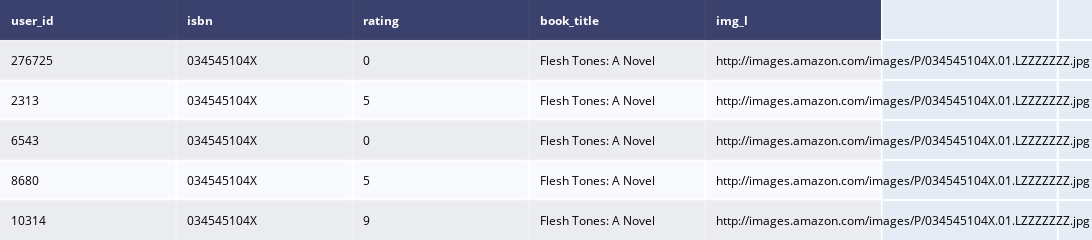

Here is the notebook cell this chart was saved with:
### Code cell
dat = ff.create_table(df.head())
dat.update_layout(autosize=False,height=200,width=2300)

### Figure 1 — Plotly figure (JSON) as saved in the notebook; plotly's stock layout.template omitted (floating-point values rounded to 4 significant figures)
{"data": [{"colorscale": [[0, "#00083e"], [0.5, "#ededee"], [1, "#ffffff"]], "hoverinfo": "none", "opacity": 0.75, "showscale": false, "type": "heatmap", "z": [[0, 0, 0, 0, 0], [0.5, 0.5, 0.5, 0.5, 0.5], [1, 1, 1, 1, 1], [0.5, 0.5, 0.5, 0.5, 0.5], [1, 1, 1, 1, 1], [0.5, 0.5, 0.5, 0.5, 0.5]]}], "layout": {"annotations": [{"align": "left", "font": {"color": "#ffffff"}, "showarrow": false, "text": "<b>user_id</b>", "x": -0.45, "xanchor": "left", "xref": "x", "y": 0, "yref": "y"}, {"align": "left", "font": {"color": "#ffffff"}, "showarrow": false, "text": "<b>isbn</b>", "x": 0.55, "xanchor": "left", "xref": "x", "y": 0, "yref": "y"}, {"align": "left", "font": {"color": "#ffffff"}, "showarrow": false, "text": "<b>rating</b>", "x": 1.55, "xanchor": "left", "xref": "x", "y": 0, "yref": "y"}, {"align": "left", "font": {"color": "#ffffff"}, "showarrow": false, "text": "<b>book_title</b>", "x": 2.55, "xanchor": "left", "xref": "x", "y": 0, "yref": "y"}, {"align": "left", "font": {"color": "#ffffff"}, "showarrow": false, "text": "<b>img_l</b>", "x": 3.55, "xanchor": "left", "xref": "x", "y": 0, "yref": "y"}, {"align": "left", "font": {"color": "#000000"}, "showarrow": false, "text": "276725", "x": -0.45, "xanchor": "left", "xref": "x", "y": 1, "yref": "y"}, {"align": "left", "font": {"color": "#000000"}, "showarrow": false, "text": "034545104X", "x": 0.55, "xanchor": "left", "xref": "x", "y": 1, "yref": "y"}, {"align": "left", "font": {"color": "#000000"}, "showarrow": false, "text": "0", "x": 1.55, "xanchor": "left", "xref": "x", "y": 1, "yref": "y"}, {"align": "left", "font": {"color": "#000000"}, "showarrow": false, "text": "Flesh Tones: A Novel", "x": 2.55, "xanchor": "left", "xref": "x", "y": 1, "yref": "y"}, {"align": "left", "font": {"color": "#000000"}, "showarrow": false, "text": "http://images.amazon.com/images/P/034545104X.01.LZZZZZZZ.jpg", "x": 3.55, "xanchor": "left", "xref": "x", "y": 1, "yref": "y"}, {"align": "left", "font": {"color": "#000000"}, "showarrow": false, "text": "2313", "x": -0.45, "xanchor": "left", "xref": "x", "y": 2, "yref": "y"}, {"align": "left", "font": {"color": "#000000"}, "showarrow": false, "text": "034545104X", "x": 0.55, "xanchor": "left", "xref": "x", "y": 2, "yref": "y"}, {"align": "left", "font": {"color": "#000000"}, "showarrow": false, "text": "5", "x": 1.55, "xanchor": "left", "xref": "x", "y": 2, "yref": "y"}, {"align": "left", "font": {"color": "#000000"}, "showarrow": false, "text": "Flesh Tones: A Novel", "x": 2.55, "xanchor": "left", "xref": "x", "y": 2, "yref": "y"}, {"align": "left", "font": {"color": "#000000"}, "showarrow": false, "text": "http://images.amazon.com/images/P/034545104X.01.LZZZZZZZ.jpg", "x": 3.55, "xanchor": "left", "xref": "x", "y": 2, "yref": "y"}, {"align": "left", "font": {"color": "#000000"}, "showarrow": false, "text": "6543", "x": -0.45, "xanchor": "left", "xref": "x", "y": 3, "yref": "y"}, {"align": "left", "font": {"color": "#000000"}, "showarrow": false, "text": "034545104X", "x": 0.55, "xanchor": "left", "xref": "x", "y": 3, "yref": "y"}, {"align": "left", "font": {"color": "#000000"}, "showarrow": false, "text": "0", "x": 1.55, "xanchor": "left", "xref": "x", "y": 3, "yref": "y"}, {"align": "left", "font": {"color": "#000000"}, "showarrow": false, "text": "Flesh Tones: A Novel", "x": 2.55, "xanchor": "left", "xref": "x", "y": 3, "yref": "y"}, {"align": "left", "font": {"color": "#000000"}, "showarrow": false, "text": "http://images.amazon.com/images/P/034545104X.01.LZZZZZZZ.jpg", "x": 3.55, "xanchor": "left", "xref": "x", "y": 3, "yref": "y"}, {"align": "left", "font": {"color": "#000000"}, "showarrow": false, "text": "8680", "x": -0.45, "xanchor": "left", "xref": "x", "y": 4, "yref": "y"}, {"align": "left", "font": {"color": "#000000"}, "showarrow": false, "text": "034545104X", "x": 0.55, "xanchor": "left", "xref": "x", "y": 4, "yref": "y"}, {"align": "left", "font": {"color": "#000000"}, "showarrow": false, "text": "5", "x": 1.55, "xanchor": "left", "xref": "x", "y": 4, "yref": "y"}, {"align": "left", "font": {"color": "#000000"}, "showarrow": false, "text": "Flesh Tones: A Novel", "x": 2.55, "xanchor": "left", "xref": "x", "y": 4, "yref": "y"}, {"align": "left", "font": {"color": "#000000"}, "showarrow": false, "text": "http://images.amazon.com/images/P/034545104X.01.LZZZZZZZ.jpg", "x": 3.55, "xanchor": "left", "xref": "x", "y": 4, "yref": "y"}, {"align": "left", "font": {"color": "#000000"}, "showarrow": false, "text": "10314", "x": -0.45, "xanchor": "left", "xref": "x", "y": 5, "yref": "y"}, {"align": "left", "font": {"color": "#000000"}, "showarrow": false, "text": "034545104X", "x": 0.55, "xanchor": "left", "xref": "x", "y": 5, "yref": "y"}, {"align": "left", "font": {"color": "#000000"}, "showarrow": false, "text": "9", "x": 1.55, "xanchor": "left", "xref": "x", "y": 5, "yref": "y"}, {"align": "left", "font": {"color": "#000000"}, "showarrow": false, "text": "Flesh Tones: A Novel", "x": 2.55, "xanchor": "left", "xref": "x", "y": 5, "yref": "y"}, {"align": "left", "font": {"color": "#000000"}, "showarrow": false, "text": "http://images.amazon.com/images/P/034545104X.01.LZZZZZZZ.jpg", "x": 3.55, "xanchor": "left", "xref": "x", "y": 5, "yref": "y"}], "autosize": false, "height": 200, "margin": {"b": 0, "l": 0, "r": 0, "t": 0}, "width": 2300, "xaxis": {"dtick": 1, "gridwidth": 2, "showticklabels": false, "tick0": -0.5, "ticks": "", "zeroline": false}, "yaxis": {"autorange": "reversed", "dtick": 1, "gridwidth": 2, "showticklabels": false, "tick0": 0.5, "ticks": "", "zeroline": false}}}
